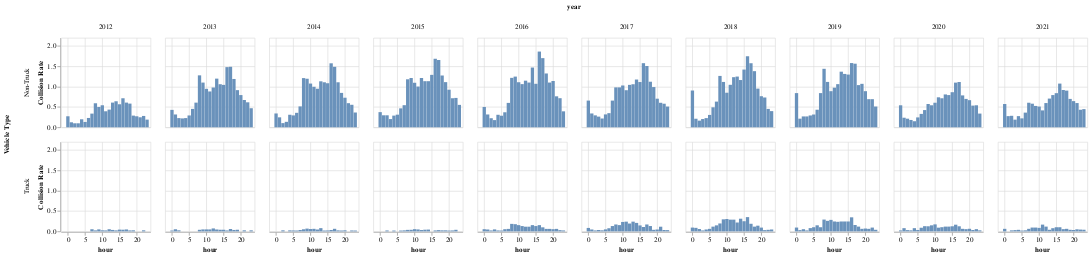

This figure's notebook cell:
### Code cell
chart_bx

### Figure 1 — Vega-Lite specification as saved in the notebook (floating-point values rounded to 4 significant figures; data arrays with more than 128 entries replaced by an {"elided": "..."} marker saying what was removed)
{"config": {"view": {"continuousWidth": 400, "continuousHeight": 300}, "mark": {"color": "#6A92BB"}}, "data": {"name": "data-5395690cb0de0b3c76add40b378c5dd8"}, "mark": {"type": "bar", "filled": true}, "encoding": {"column": {"field": "year", "type": "nominal"}, "row": {"field": "Truck", "title": "Vehicle Type", "type": "nominal"}, "x": {"field": "hour", "type": "quantitative"}, "y": {"field": "collision_rate", "scale": {"clamp": true, "domain": [0, 2.2]}, "title": "Collision Rate", "type": "quantitative"}}, "height": 135, "width": 135, "$schema": "https://vega.github.io/schema/vega-lite/v4.17.0.json", "datasets": {"data-5395690cb0de0b3c76add40b378c5dd8": {"elided": "452 records"}}}
